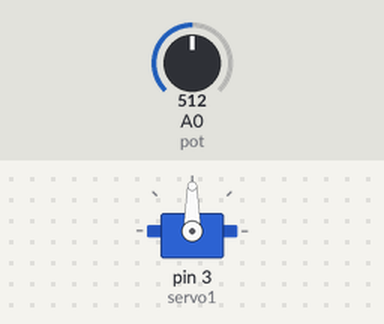
A sketch run on a simulated Arduino Uno, built with avr-gcc and run on an emulated ATmega328P. Parts: servo. Inputs (shaded band) come from the test bench; at power-on: A0 (pot) = 512.

Above: at 1.2 s.
1.3 s: A0 (pot) set to 716
At 2.3 s:
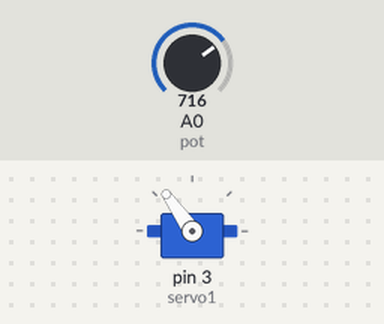
2.8 s: A0 (pot) set to 900
At 3.2 s:
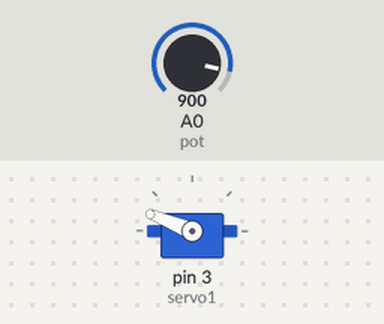
4.3 s: A0 (pot) set to 1023
At 4.6 s:
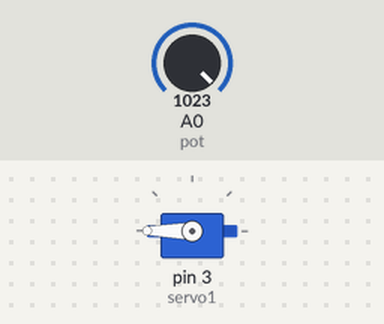
5.8 s: A0 (pot) set to 306
At 6.7 s:
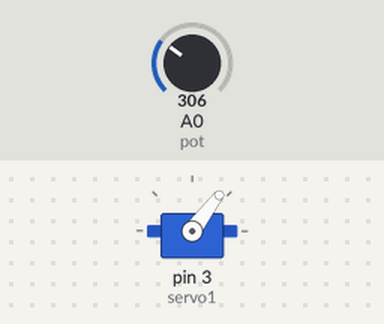
7.3 s: A0 (pot) set to 122
At 8.1 s:
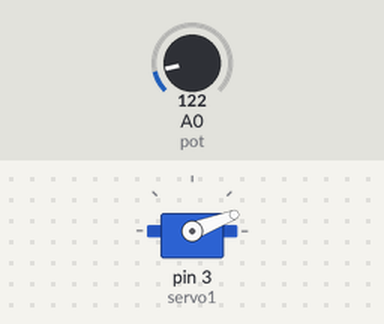
Timing chart, 0 to 9.8 s (numbered marks = the images above; inputs shaded):
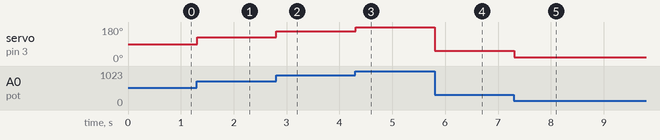

The sketch:

test_servo_controll.ino
```cpp
/*Controll a servo
----- Servo wires --------
red - 5v
brown - GND
orange - pin 3
----- pot wires ---------
middle - analog A0
left - 5v
right - GND
*/

#include <Servo.h>

Servo servo1;//servo1 = a servo

//-------- pins --------
int pot = A0;
// ------- other variables ------
int reading;

void setup(){
  servo1.attach(3);//servo sits on pin 3
}

void loop(){
  reading = analogRead(pot);
  reading = map(reading,0,1023,0,180);//servo works on input 0-180
  servo1.write(reading);//write to servo
  delay(15);

}
```

Measured:
- after the input at 1.3 s, servo on pin 3 (servo1): 90° → 125° at once
- after the input at 2.8 s, servo on pin 3 (servo1): 125° → 158° at once
- after the input at 4.3 s, servo on pin 3 (servo1): 158° → 180° at once
- after the input at 5.8 s, servo on pin 3 (servo1): 180° → 53° at once
- after the input at 7.3 s, servo on pin 3 (servo1): 53° → 21° at once
